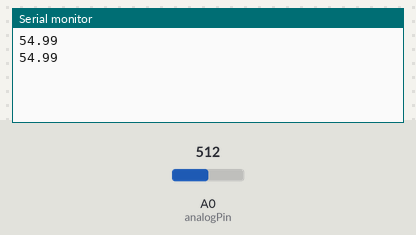
Simulated run of this sketch. Board: Arduino Uno, built with avr-gcc and run on an emulated ATmega328P. On the bench: the last lines printed to the serial monitor. Inputs (shaded band) come from the test bench; at power-on: A0 (analogPin) = 512.

Above: at 1.8 s.
1.9 s: A0 (analogPin) set to 716
At 2.6 s:
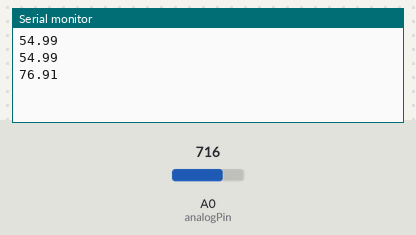
3.4 s: A0 (analogPin) set to 900
At 4.8 s:
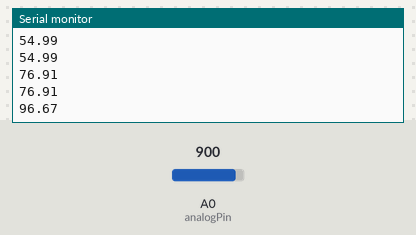
Timing chart, 0 to 6.4 s (numbered marks = the images above; inputs shaded):
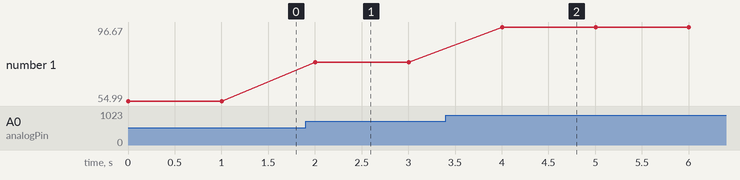

The sketch:

Temperature.ino
```cpp
/*Temperatura em Celsius*/

int analogPin = A0;
int valAnalog;
float tempC;

void setup() {
  analogReference(INTERNAL);
  Serial.begin(9600);
}

void loop() {
  valAnalog = analogRead(analogPin);
  //tempC = ( 5.0 * valAnalog * 100.0) / 1024.0;
  tempC = valAnalog / 9.31;
  Serial.println(tempC) ;
  delay(1000) ;
}
```

Measured:
- after the input at 1.9 s, the serial monitor: prints a new line after 0.10 s (image 1)
- after the input at 3.4 s, the serial monitor: prints a new line after 0.60 s (image 2)
- plotted number 1: 54.99 → 76.91 after the input at 1.9 s, 76.91 → 96.67 after the input at 3.4 s
